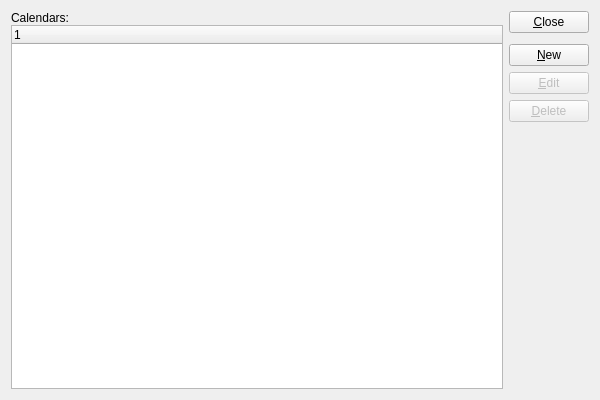
<?xml version="1.0" encoding="UTF-8"?>
<ui version="4.0">
 <comment>This file is part of the xTuple ERP: PostBooks Edition, a free and
open source Enterprise Resource Planning software suite,
Copyright (c) 1999-2018 by OpenMFG LLC, d/b/a xTuple.
It is licensed to you under the Common Public Attribution License
version 1.0, the full text of which (including xTuple-specific Exhibits)
is available at www.xtuple.com/CPAL.  By using this software, you agree
to be bound by its terms.</comment>
 <class>calendars</class>
 <widget class="QWidget" name="calendars">
  <property name="geometry">
   <rect>
    <x>0</x>
    <y>0</y>
    <width>600</width>
    <height>400</height>
   </rect>
  </property>
  <property name="windowTitle">
   <string>List Calendars</string>
  </property>
  <layout class="QGridLayout" name="gridLayout">
   <item row="0" column="0">
    <layout class="QVBoxLayout">
     <property name="spacing">
      <number>0</number>
     </property>
     <item>
      <widget class="QLabel" name="_calendars">
       <property name="text">
        <string>Calendars:</string>
       </property>
      </widget>
     </item>
     <item>
      <widget class="XTreeWidget" name="_calhead">
       <property name="sizePolicy">
        <sizepolicy hsizetype="Expanding" vsizetype="Expanding">
         <horstretch>0</horstretch>
         <verstretch>0</verstretch>
        </sizepolicy>
       </property>
      </widget>
     </item>
    </layout>
   </item>
   <item row="0" column="1">
    <layout class="QVBoxLayout" name="verticalLayout">
     <item>
      <widget class="QPushButton" name="_close">
       <property name="text">
        <string>&amp;Close</string>
       </property>
      </widget>
     </item>
     <item>
      <spacer name="verticalSpacer">
       <property name="orientation">
        <enum>Qt::Vertical</enum>
       </property>
       <property name="sizeType">
        <enum>QSizePolicy::Preferred</enum>
       </property>
       <property name="sizeHint" stdset="0">
        <size>
         <width>20</width>
         <height>5</height>
        </size>
       </property>
      </spacer>
     </item>
     <item>
      <widget class="QPushButton" name="_new">
       <property name="text">
        <string>&amp;New</string>
       </property>
      </widget>
     </item>
     <item>
      <widget class="QPushButton" name="_edit">
       <property name="enabled">
        <bool>false</bool>
       </property>
       <property name="text">
        <string>&amp;Edit</string>
       </property>
      </widget>
     </item>
     <item>
      <widget class="QPushButton" name="_delete">
       <property name="enabled">
        <bool>false</bool>
       </property>
       <property name="text">
        <string>&amp;Delete</string>
       </property>
      </widget>
     </item>
     <item>
      <spacer name="Spacer270">
       <property name="orientation">
        <enum>Qt::Vertical</enum>
       </property>
       <property name="sizeType">
        <enum>QSizePolicy::Expanding</enum>
       </property>
       <property name="sizeHint" stdset="0">
        <size>
         <width>20</width>
         <height>20</height>
        </size>
       </property>
      </spacer>
     </item>
    </layout>
   </item>
  </layout>
 </widget>
 <layoutdefault spacing="6" margin="11"/>
 <customwidgets>
  <customwidget>
   <class>XTreeWidget</class>
   <extends>QTreeWidget</extends>
   <header>xtreewidget.h</header>
   <container>1</container>
  </customwidget>
 </customwidgets>
 <tabstops>
  <tabstop>_calhead</tabstop>
  <tabstop>_new</tabstop>
  <tabstop>_edit</tabstop>
  <tabstop>_delete</tabstop>
  <tabstop>_close</tabstop>
 </tabstops>
 <resources/>
 <connections>
  <connection>
   <sender>_calhead</sender>
   <signal>valid(bool)</signal>
   <receiver>_delete</receiver>
   <slot>setEnabled(bool)</slot>
   <hints>
    <hint type="sourcelabel">
     <x>20</x>
     <y>20</y>
    </hint>
    <hint type="destinationlabel">
     <x>20</x>
     <y>20</y>
    </hint>
   </hints>
  </connection>
  <connection>
   <sender>_calhead</sender>
   <signal>itemSelected(int)</signal>
   <receiver>_edit</receiver>
   <slot>animateClick()</slot>
   <hints>
    <hint type="sourcelabel">
     <x>20</x>
     <y>20</y>
    </hint>
    <hint type="destinationlabel">
     <x>20</x>
     <y>20</y>
    </hint>
   </hints>
  </connection>
  <connection>
   <sender>_calhead</sender>
   <signal>valid(bool)</signal>
   <receiver>_edit</receiver>
   <slot>setEnabled(bool)</slot>
   <hints>
    <hint type="sourcelabel">
     <x>20</x>
     <y>20</y>
    </hint>
    <hint type="destinationlabel">
     <x>20</x>
     <y>20</y>
    </hint>
   </hints>
  </connection>
  <connection>
   <sender>_close</sender>
   <signal>clicked()</signal>
   <receiver>calendars</receiver>
   <slot>close()</slot>
   <hints>
    <hint type="sourcelabel">
     <x>20</x>
     <y>20</y>
    </hint>
    <hint type="destinationlabel">
     <x>20</x>
     <y>20</y>
    </hint>
   </hints>
  </connection>
 </connections>
</ui>
